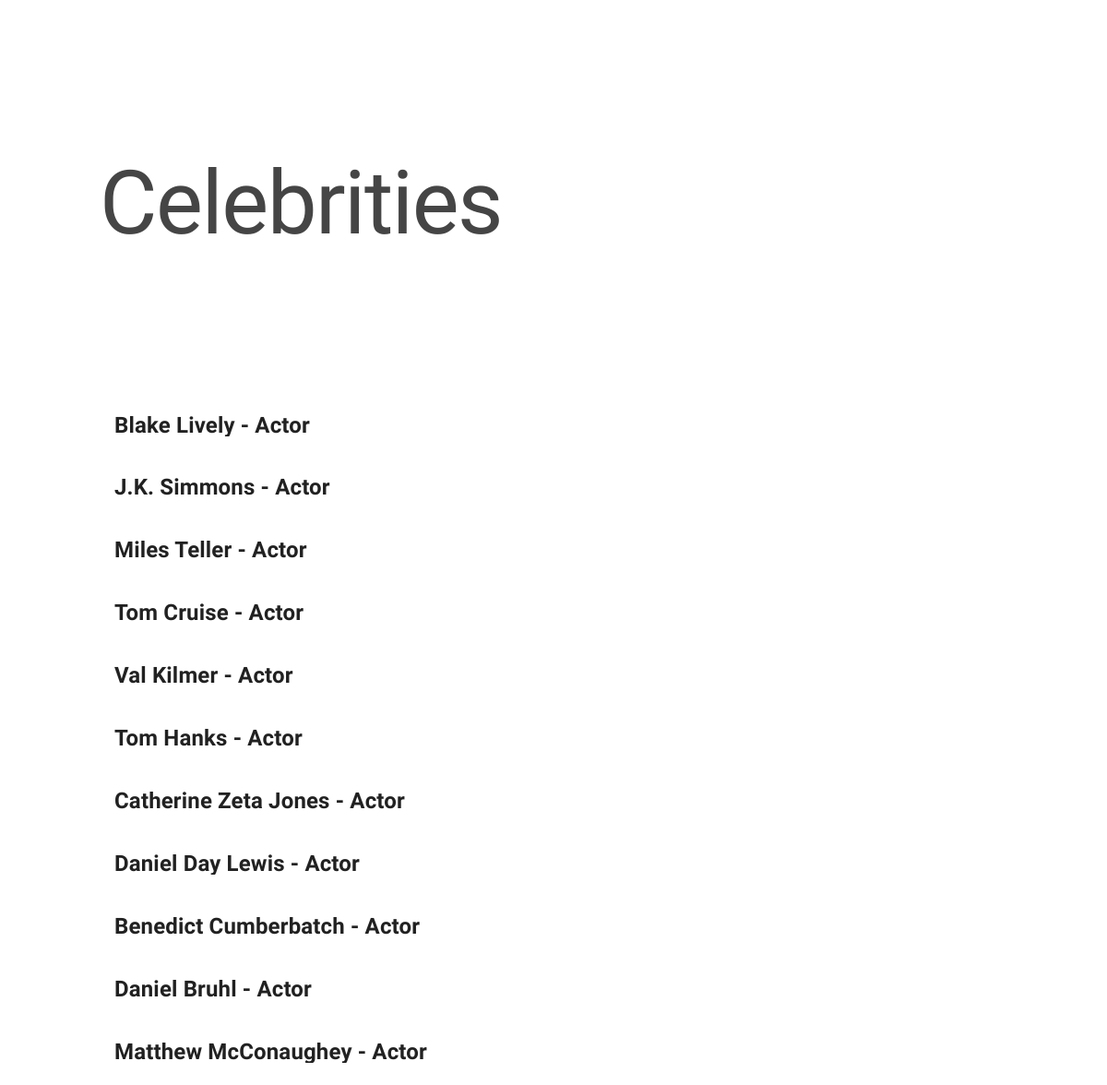
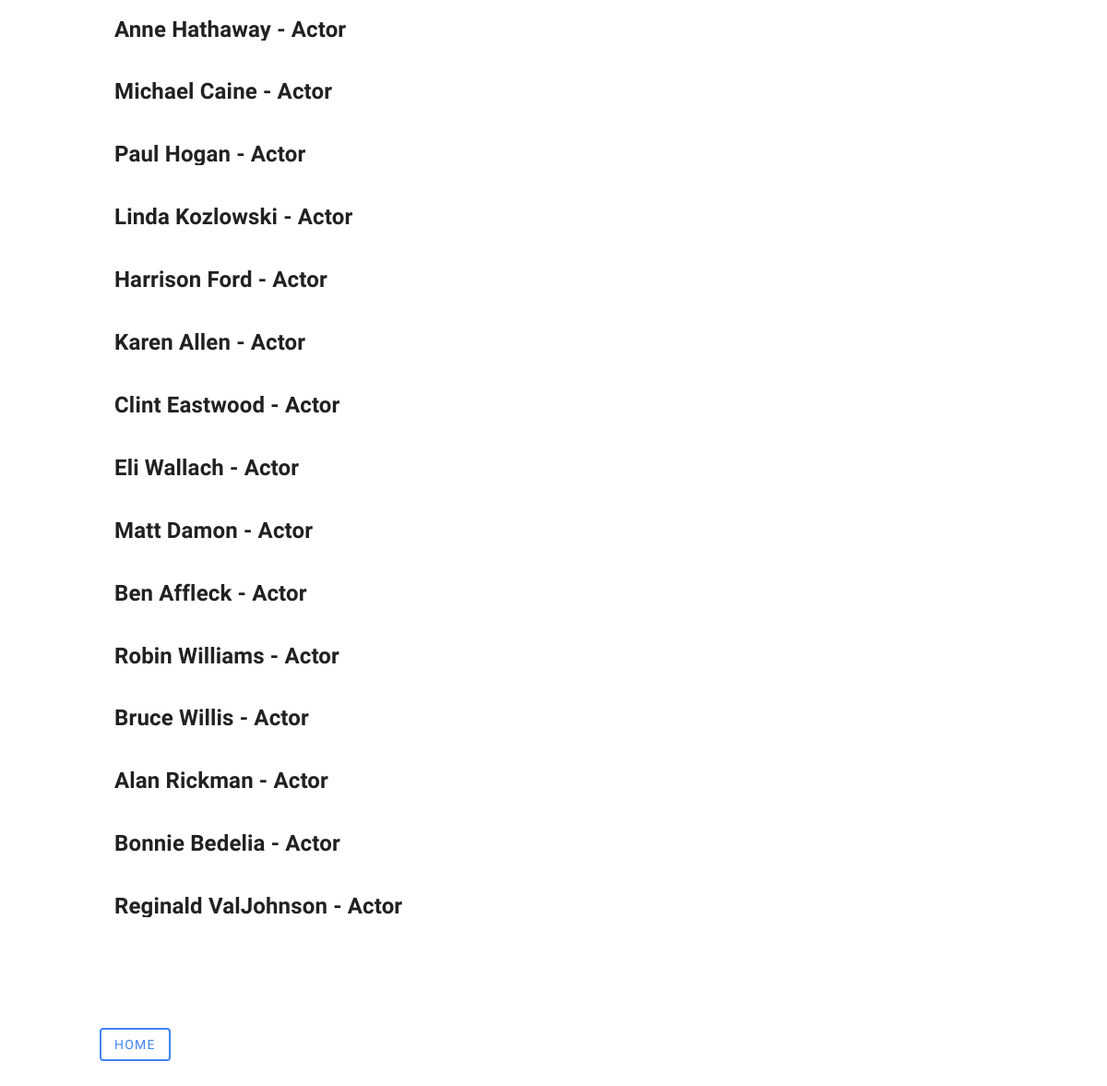
The page /celebs.php on the database its author committed (2 pictures, top to bottom).
### tables this page shows
CREATE TABLE `CELEBRITY` (
	`ID` INT NOT NULL AUTO_INCREMENT PRIMARY KEY,
	`NAME` VARCHAR(100) NOT NULL UNIQUE,
	`GENDER` BIT DEFAULT NULL,
	`JOB_TITLES` VARCHAR(100) NOT NULL DEFAULT '',
	`BIO` TEXT(5000) NOT NULL,
	 
  `BIRTH_LOC` VARCHAR(200) NOT NULL DEFAULT ''
);

### celebs.php (the view, shortened to what this page needs)
<?php
include('config.php');
?>
<!DOCTYPE html>
<html lang="en" dir="ltr">
  <head>
  </head>
  <body oncontextmenu="return false;" ondragstart="return false;" ondrop="return false;" class="mdc-typography">
    <link rel="stylesheet" href="bundle.css">
    <div class="details">
      <h1 class="mdc-typography mdc-typography--headline1 headline">Celebrities</h1>
      <br><br>
      <ul class="mdc-list">
        <?php
          $query = mysqli_query($connection, "SELECT ID, NAME, JOB_TITLES FROM CELEBRITY");
              while ($row = mysqli_fetch_assoc($query)) {
                  $id = $row["ID"];
                  $name = $row["NAME"];
                  $title = $row["JOB_TITLES"];
                  echo "<h2><li class='mdc-list-item' onclick='location.href=\"celeb.php?id=$id\";'><span class='mdc-list-item__text'>$name - $title</span></li></h2>";
              }
        ?>
      </ul>
      <br><br>
      <button class="mdc-button mdc-button--outlined" onclick="location.href='index.php';">
        <span class="mdc-button__label">Home</span>
      </button>
    </div>
  </body>
</html>

### celebs.php (style rules this page uses)
html, body { height: 100%; }
body { padding: 100px; font-family: Product Sans; color: #454545; font-size: 2em; }
.details { margin: auto; padding-bottom: 50px; }

### rows shown on the page
celebrity: NAME "Blake Lively", JOB_TITLES "Actor"
celebrity: NAME "J.K. Simmons", JOB_TITLES "Actor"
celebrity: NAME "Miles Teller", JOB_TITLES "Actor"
celebrity: NAME "Tom Cruise", JOB_TITLES "Actor"
celebrity: NAME "Val Kilmer", JOB_TITLES "Actor"
celebrity: NAME "Tom Hanks", JOB_TITLES "Actor"
celebrity: NAME "Catherine Zeta Jones", JOB_TITLES "Actor"
celebrity: NAME "Daniel Day Lewis", JOB_TITLES "Actor"
celebrity: NAME "Benedict Cumberbatch", JOB_TITLES "Actor"
celebrity: NAME "Daniel Bruhl", JOB_TITLES "Actor"
celebrity: NAME "Matthew McConaughey", JOB_TITLES "Actor"
celebrity: NAME "Anne Hathaway", JOB_TITLES "Actor"
celebrity: NAME "Michael Caine", JOB_TITLES "Actor"
celebrity: NAME "Paul Hogan", JOB_TITLES "Actor"
celebrity: NAME "Linda Kozlowski", JOB_TITLES "Actor"
celebrity: NAME "Harrison Ford", JOB_TITLES "Actor"
celebrity: NAME "Karen Allen", JOB_TITLES "Actor"
celebrity: NAME "Clint Eastwood", JOB_TITLES "Actor"
celebrity: NAME "Eli Wallach", JOB_TITLES "Actor"
celebrity: NAME "Matt Damon", JOB_TITLES "Actor"
celebrity: NAME "Ben Affleck", JOB_TITLES "Actor"
celebrity: NAME "Robin Williams", JOB_TITLES "Actor"
celebrity: NAME "Bruce Willis", JOB_TITLES "Actor"
celebrity: NAME "Alan Rickman", JOB_TITLES "Actor"
celebrity: NAME "Bonnie Bedelia", JOB_TITLES "Actor"
celebrity: NAME "Reginald ValJohnson", JOB_TITLES "Actor"
